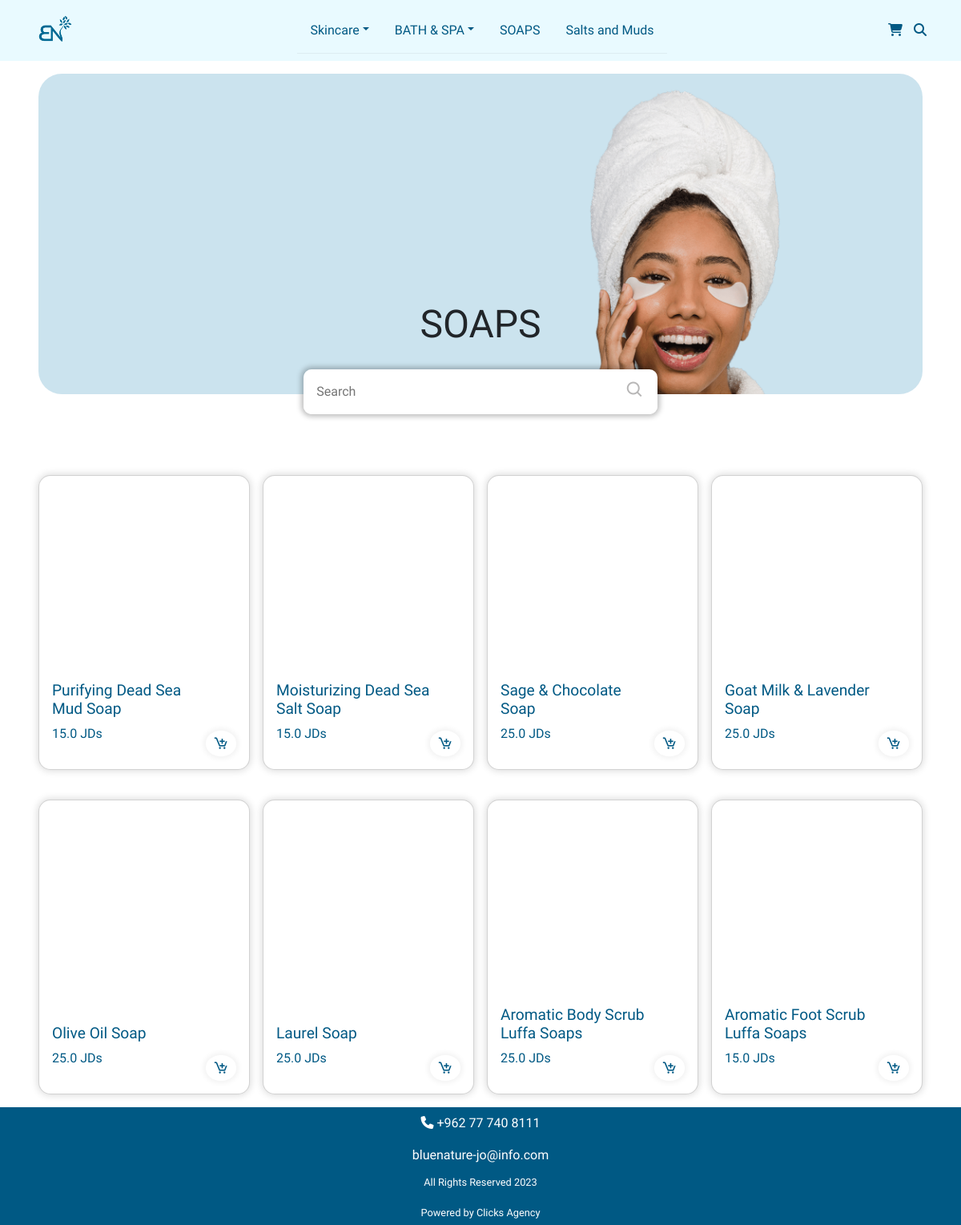
Screenshot of /3/ with the database file from the repository.
### home/models.py (models this page shows, shortened)
class Category(models.Model):
    name = models.CharField(max_length=55)

class product(models.Model):
    category = models.ManyToManyField(Category, related_name='category')
    subCategory = models.ManyToManyField(SubCategory, related_name='sub')
    menuitem = models.ManyToManyField(MenuItems,blank=True)
    name = models.CharField(max_length=55)
    benefits = RichTextField(null=True, blank=True)
    ideal_for = RichTextField(null=True, blank=True)
    image = CloudinaryField('image')

class ProductVariant(models.Model):
    product = models.ForeignKey(product, related_name='variants', on_delete=models.CASCADE)
    size = models.CharField(max_length=55, blank=True, null=True)
    Flavor = models.CharField(max_length=55, blank=True, null=True)
    price = models.FloatField()

### home/views.py (the view)
# urls.py: path('<int:category_id>/', views.category, name='category'),
def category(request, category_id):
    category = models.Category.objects.get(id=category_id)
    product = models.product.objects.filter(category=category)
    context = {
        'category': category,
        'product': product
    }
    return render(request,'category.html',context)

### templates/category.html (shortened to what this page needs)
{% extends 'layout/navbar.html' %}
{% load static %}
{% block content %}
<div>
    <section>
        <div class="hero">
            <h1>{{ category.name }}</h1>
            <div class="search">
                <form action="{% url 'search' %}" method="GET" id="form">
                    <input type="search" name="query" aria-label="Search" id="search" placeholder="Search">
                    <button type="submit" id="s-btn"><i class='bx bx-search'></i></button>
                </form>
            </div>
        </div>
    </section>
    <section>
        <div class="product-hero">
            {% for i in product %}
            <div class="card">
                <div class="card-body">
                    <div class="card-text">
                        <h2 class="product-name">{{ i.name }}</h2>
                        <p class="price">{{ i.variants.first.price }} JDs</p>
                    </div>
                    <a href="{% url 'product' product_id=i.id %}" class="icon-div">
                        <i class='bx bx-cart-add'></i>
                    </a>
                </div>
            </div>
            {% endfor %}
        </div>
    </section>
    <link href='https://unpkg.com/boxicons@2.1.4/css/boxicons.min.css' rel='stylesheet'>
    <link rel="stylesheet" href="{% static 'css/category.css' %}">
{% endblock %}

### home/static/css/navbar.css (style rules this page uses)
:root { --lg-font: 'Nunito', serif; --blue: #005984; }
body { font-family: var(--lg-font); }

### home/static/css/category.css (style rules this page uses)
* { margin: 0; padding: 0; font-family: 'Bricolage Grotesque', sans-serif; box-sizing: border-box; }
.hero { margin: 1rem 3rem; height: 50vh; background-image: url("/media/ds-min.png"); background-size: cover; border-radius: 1.8125rem; display: flex; flex-direction: column; justify-content: end; align-items: center; position: relative; }
h1 { font-size: 3rem; position: absolute; bottom: 50px; }
.search { width: 40%; position: absolute; bottom: -25px; }
#form { display: flex; justify-content: space-between; border-radius: 0.625rem; box-shadow: 0px 0px 6px 3px rgba(0, 0, 0, 0.25); margin-top: 2rem; overflow: hidden; }
#search { text-decoration: none; padding: 1rem 10rem; border: none; padding-left: 1rem; width: 100%; }
#search::placeholder { text-align: left; padding-left: 0; }
#s-btn { padding: 0.5rem 1rem; text-decoration: none; border: none; background-color: #ffff; cursor: pointer; }
.bx-search { font-size: 1.5rem; color: #b8b7b7; }
.product-hero { display: flex; flex-wrap: wrap; justify-content: center; gap: 1rem; padding: 1rem; margin-top: 4rem; }
.card { display: flex; flex-direction: column; justify-content: space-between; height: 23rem; width: 22vw; border-radius: 0.9375rem; box-shadow: 0px 0px 10px 1px rgba(0, 0, 0, 0.15); margin-top: 1.3rem; padding-bottom: 1rem; overflow: hidden; }
.card-body { display: flex; justify-content: space-between; align-items: end; padding: 0 1rem; }
.product-name { font-weight: 500; font-size: 1.2rem; color: var(--blue); }
.price { font-weight: 400; color: var(--blue); }
.icon-div { box-shadow: 0px 0px 6px 3px rgba(0, 0, 0, 0.05); border-radius: 48%; display: flex; justify-content: center; align-items: center; text-decoration: none; color: black; }
.bx-cart-add { font-size: 1.2rem; padding: 0.4rem 0.6rem; }
.bx-cart-add { color: var(--blue); }

### rows the page displays
Category: name "SOAPS"
product: name "Purifying Dead Sea Mud Soap", variants.first.price "15.0"
product: name "Moisturizing Dead Sea Salt Soap", variants.first.price "15.0"
product: name "Sage & Chocolate Soap", variants.first.price "25.0"
product: name "Goat Milk & Lavender Soap", variants.first.price "25.0"
product: name "Olive Oil Soap", variants.first.price "25.0"
product: name "Laurel Soap", variants.first.price "25.0"
product: name "Aromatic Body Scrub Luffa Soaps", variants.first.price "25.0"
product: name "Aromatic Foot Scrub Luffa Soaps", variants.first.price "15.0"
